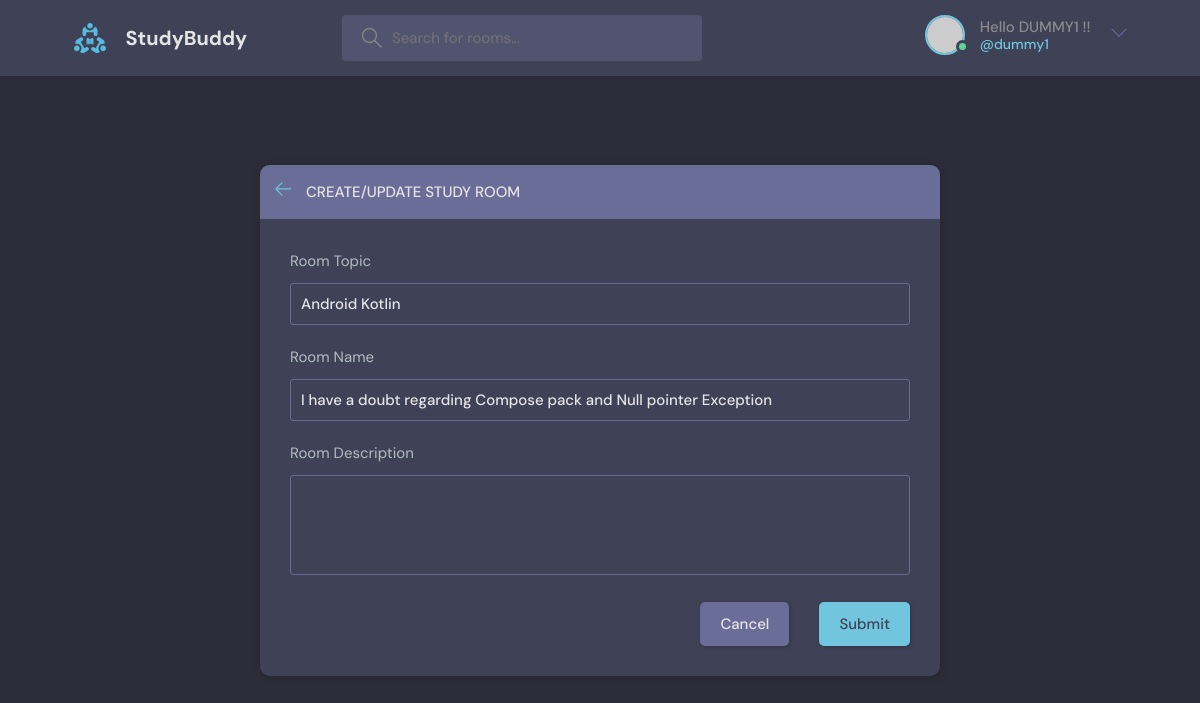
The app's page /update-room/7/ (signed in) with its own data.
### base/models.py (models this page shows, shortened)
class Room(models.Model):
    host =models.ForeignKey(User,on_delete=models.SET_NULL,null=True)
    topic = models.ForeignKey(Topic,on_delete=models.SET_NULL,null=True)
    name = models.CharField(max_length=200)
    description = models.TextField(null=True,blank=True)
    participants = models.ManyToManyField(User,related_name='participants',blank=True)
    updated = models.DateTimeField(auto_now=True)
    created = models.DateTimeField(auto_now_add=True)
    class Meta:
        ordering = ['-updated','-created']

class Topic(models.Model):
    name = models.CharField(max_length=200)

### base/views.py (the view, shortened to what this page needs)
# urls.py: path('update-room/<str:pk>/',views.updateRoom,name="update-room"),
@login_required(login_url='login')
def updateRoom(request,pk):
    room = Room.objects.get(id=pk)
    form = RoomForm(instance=room)
    topics = Topic.objects.all()
    if request.user != room.host:
        return HttpResponse('You are not allowed here!!')
    context = {'form':form,'topics':topics,'room':room}
    return render(request,'base/room_form.html',context)

### base/forms.py
class RoomForm(ModelForm):
    class Meta:
        model = Room
        fields = '__all__'
        exclude = ['host','participants']

### base/templates/base/room_form.html (shortened to what this page needs)
{% extends 'main.html' %}
{% block content %}
  <main class="create-room layout">
    <div class="container">
      <div class="layout__box">
        <div class="layout__boxHeader">
          <div class="layout__boxTitle">
            <a href="{% url 'home' %}">
              <svg version="1.1" xmlns="http://www.w3.org/2000/svg" width="32" height="32" viewBox="0 0 32 32">
                <title>arrow-left</title>
                <path
                  d="M13.723 2.286l-13.723 13.714 13.719 13.714 1.616-1.611-10.96-10.96h27.625v-2.286h-27.625l10.965-10.965-1.616-1.607z">
                </path>
              </svg>
            </a>
            <h3>Create/Update Study Room</h3>
          </div>
        </div>
        <div class="layout__body">
          <form class="form" action="" method = "POST">
            <div class="form__group">
              <label for="room_topic">Room Topic</label>
              <input required type="text" value = "{{room.topic.name}}" name = "topic" list="topic-list">
            </div>
            <div class="form__group">
              <label for="room_name">Room Name</label>
              {{form.name}}
            </div>
            <div class="form__group">
              <label for="room_description">Room Description</label>
              {{form.description}}
            </div>
            <div class="form__action">
              <a class="btn btn--dark" href="{% url 'home' %}">Cancel</a>
              <button class="btn btn--main" type="submit">Submit</button>
            </div>
          </form>
        </div>
      </div>
    </div>
  </main>
{% endblock %}

### templates/navbar.html (shortened to what this page needs)
{% load static %}
<header class="header header--loggedIn">
    <div class="container">
      <a href="{% url 'home' %}" class="header__logo">
        <img src="{% static 'images/logo.svg' %}" />
        <h1>StudyBuddy</h1>
      </a>
      <form class="header__search" method = "GET" action = "{% url 'home' %}">
        <label>
          <input placeholder="Search for rooms..." />
        </label>
      </form>
      <nav class="header__menu">
        {% if request.user.is_authenticated %}
        <div class="header__user">
          <a href="{% url 'update-user' %}">
            <div class="avatar avatar--medium active">
              <img src="https://randomuser.me/api/portraits/men/37.jpg" />
            </div>
            <p>Hello {{request.user.username.upper}} !!<span>@{{request.user.username}}</span></p>
          </a>
          <button class="dropdown-button">
            <svg version="1.1" xmlns="http://www.w3.org/2000/svg" width="32" height="32" viewBox="0 0 32 32">
              <title>chevron-down</title>
              <path d="M16 21l-13-13h-3l16 16 16-16h-3l-13 13z"></path>
            </svg>
          </button>
        </div>
        {% else %}
        <a href="{% url 'login' %}">
          <img src="{% static 'images/avatar.svg' %}" />
          <p>Login</p>
        </a>
        {% endif %}
      </nav>
    </div>
  </header>

### records on screen
Room: topic "Android Kotlin", name "I have a doubt regarding Compose pack and Null pointer Exception"

### other values on screen
{{ request.user.username.upper }} "DUMMY1"
{{ request.user.username }} "dummy1"
